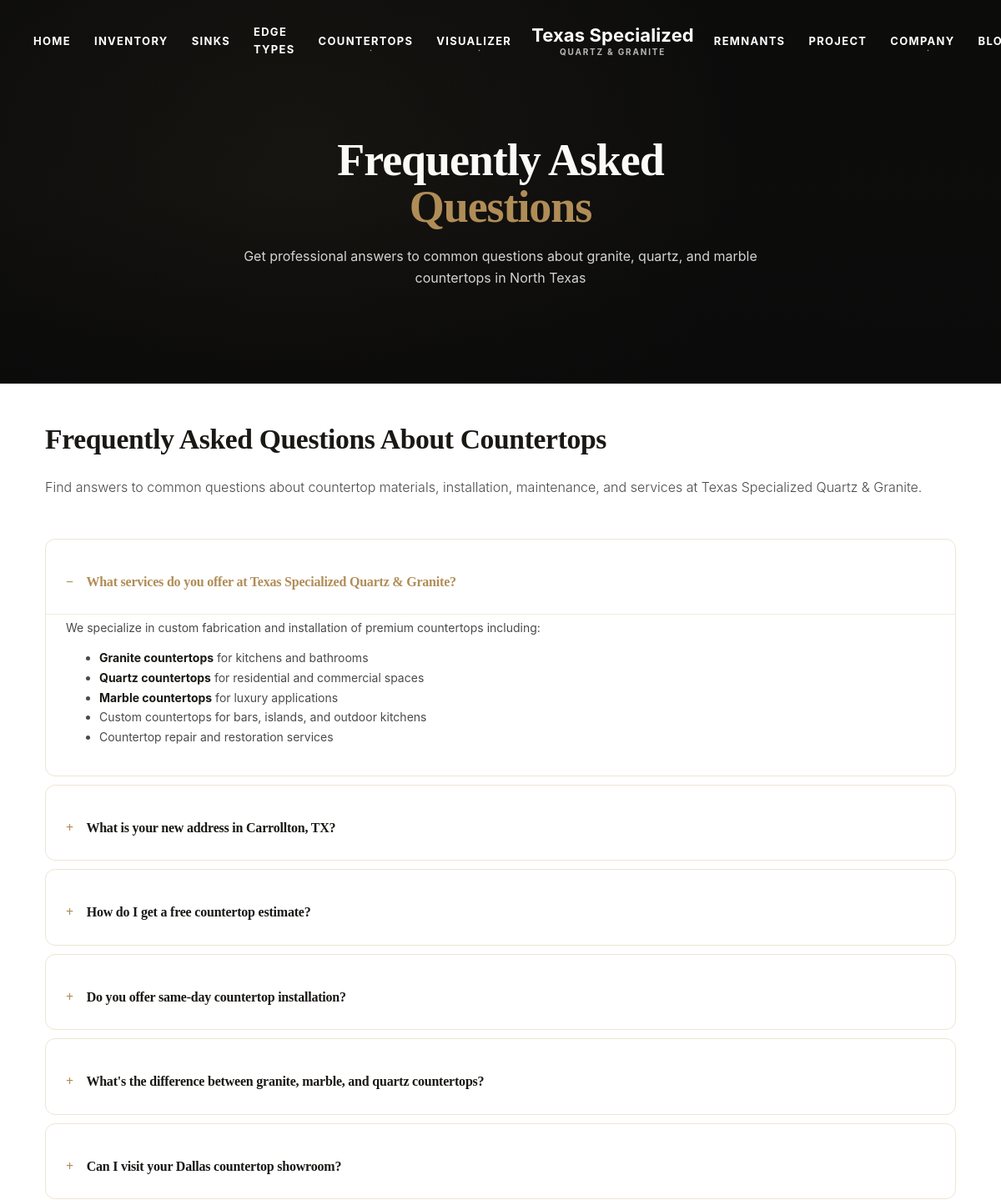
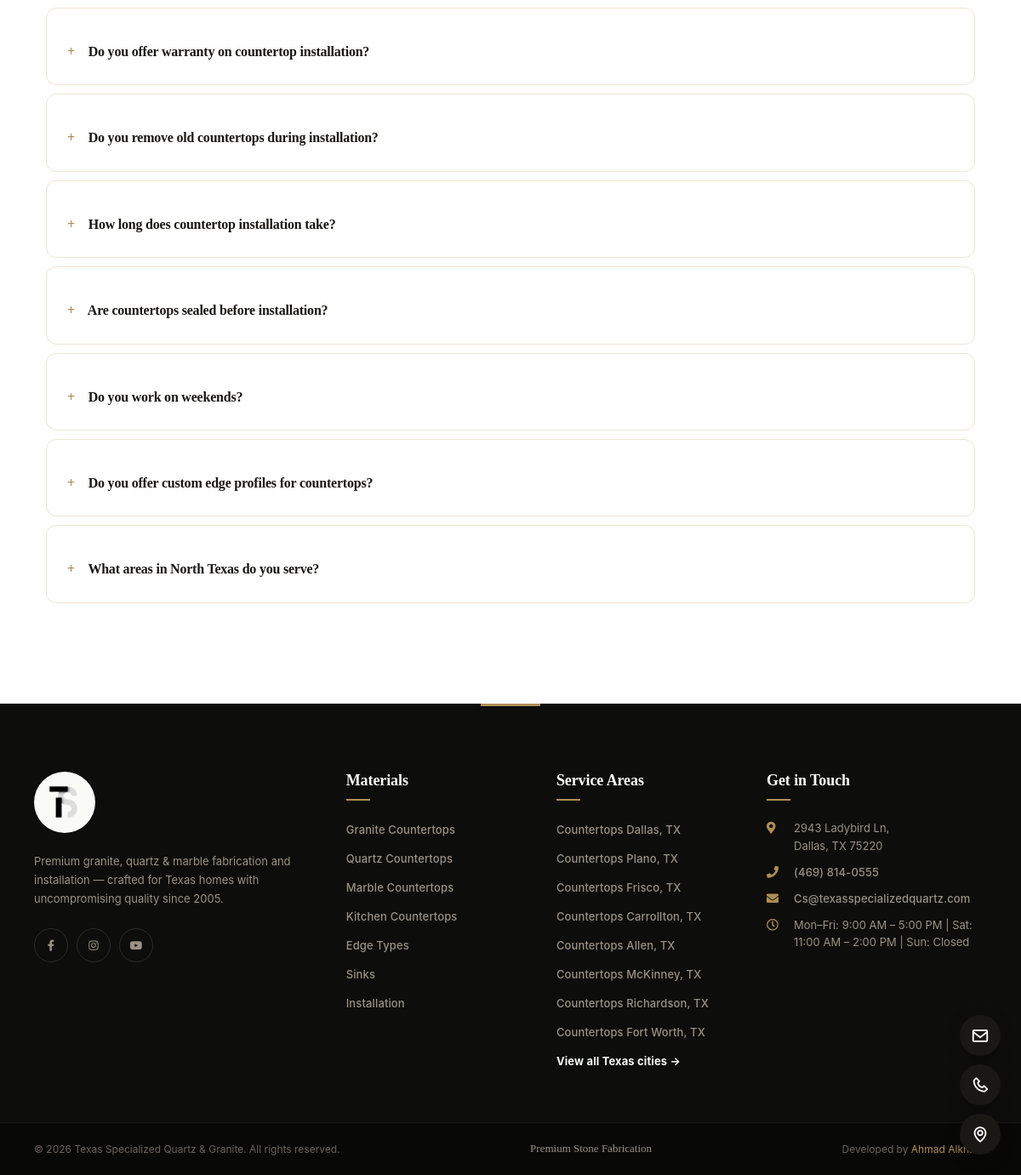
Page /faq on the committed database (2 pictures, top to bottom).
### tables this page shows
CREATE TABLE `faq_items` (
  `id` int(11) NOT NULL,
  `question` varchar(500) NOT NULL,
  `answer` text NOT NULL,
  `category` varchar(100) DEFAULT NULL,
  `sort_order` int(11) NOT NULL DEFAULT 0,
  `status` enum('published','draft') NOT NULL DEFAULT 'published',
  `created_at` timestamp NOT NULL DEFAULT current_timestamp(),
  `updated_at` timestamp NOT NULL DEFAULT current_timestamp() ON UPDATE current_timestamp()
);

### inc/conn.php (called while the page is built, shortened)
<?php
$host = $_SERVER['HTTP_HOST'] ?? '';
$isLocal = in_array($host, ['localhost', '127.0.0.1'], true) || str_starts_with($host, '192.168.');
if ($isLocal) {
    $base_url  = 'http://' . $host . '/texasspecializedquartz/';
} else {
    $base_url  = 'https://texasspecializedquartz.com/';
    $base_path = $_SERVER['DOCUMENT_ROOT'];
}
if (!isset($pdo)) {
    $dbConfig = require __DIR__ . '/../BusinessPortal/config/database.php';
    try {
        $pdo = new PDO(
            "mysql:host={$dbConfig['host']};port={$dbConfig['port']};dbname={$dbConfig['dbname']};charset={$dbConfig['charset']}",
            $dbConfig['username'],
            $dbConfig['password'],
            $dbConfig['options']
        );
    } catch (PDOException $e) {
        die('Database connection failed: ' . htmlspecialchars($e->getMessage()));
    }
}
require_once __DIR__ . '/../BusinessPortal/src/Repositories/SiteSettingsRepository.php';

### parts/header-ini.php (called while the page is built, shortened)
<?php
function createLink($base_url, $page)
{
    return $base_url . $page;
}

### BusinessPortal/src/Repositories/FaqRepository.php (called while the page is built, shortened)
<?php
class FaqRepository
{
    public function all(bool $publishedOnly = false): array
    {
        $sql = "SELECT * FROM faq_items";
        if ($publishedOnly) $sql .= " WHERE status = 'published'";
        $sql .= " ORDER BY sort_order ASC, id ASC";
        return $this->pdo->query($sql)->fetchAll();
    }
}

### parts/schema-faq.php (called while the page is built, shortened)
<?php
try {
    $faqItems = (new FaqRepository($pdo))->all(true);
} catch (Throwable $e) { return; }
?>

### BusinessPortal/src/Repositories/SiteSettingsRepository.php (called while the page is built, shortened)
<?php
class SiteSettingsRepository
{
    private static ?array $cache = null;
    private PDO $pdo;
    public function __construct(PDO $pdo)
    {
        $this->pdo = $pdo;
    }
    public function all(): array
    {
        if (self::$cache !== null) return self::$cache;
        try {
            $rows = $this->pdo->query("SELECT setting_key, setting_value FROM site_settings")->fetchAll(PDO::FETCH_KEY_PAIR);
        } catch (PDOException $e) {
            $rows = [];
        }
        self::$cache = $rows;
        return $rows;
    }
    public function get(string $key, ?string $default = null): ?string
    {
        $all = $this->all();
        $v = $all[$key] ?? null;
        return ($v === null || $v === '') ? $default : $v;
    }
}
function setting(string $key, ?string $default = null): ?string
{
    static $repo = null;
    if ($repo === null) {
        global $pdo;
        $repo = new SiteSettingsRepository($pdo);
    }
    return $repo->get($key, $default);
}

### parts/schema-localbusiness.php (called while the page is built, shortened)
<?php
$cityFile = __DIR__ . '/locations-data.php';
if (is_file($cityFile)) {
    $rawCities = require $cityFile;
}
?>

### pages/faq.php (the view, shortened to what this page needs)
<?php
$faqItems = [];
try {
    $faqItems = (new FaqRepository($pdo))->all(true);
} catch (Throwable $e) {
    $faqItems = [];
}
?>
<header class="page-header" data-background="images/Granit-Img/cccc.png" data-stellar-background-ratio="1.15">
    <div class="container ee">
        <h1>Frequently Asked <strong>Questions</strong></h1>
        <p class="page-subtitle">Get professional answers to common questions about granite, quartz, and marble countertops in North Texas</p>
    </div>
</header>
<section class="faq py-5" itemscope itemtype="https://schema.org/FAQPage">
    <div class="container">
        <h2 class="mb-4">Frequently Asked Questions About Countertops</h2>
        <p class="lead mb-5">Find answers to common questions about countertop materials, installation, maintenance, and services at Texas Specialized Quartz &amp; Granite.</p>
        <?php if (empty($faqItems)): ?>
            <div class="alert alert-info">No FAQs are available right now. Please check back soon.</div>
        <?php else: ?>
            <div class="accordion" id="faqAccordion">
                <?php foreach ($faqItems as $i => $f):
                    $idx     = $i + 1;
                    $openCls = $i === 0 ? 'show' : '';
                    $collapsedCls = $i === 0 ? '' : 'collapsed';
                ?>
                    <div class="card" itemscope itemprop="mainEntity" itemtype="https://schema.org/Question">
                        <div class="card-header" id="faq<?= $idx ?>">
                            <h3 itemprop="name">
                                <a class="<?= $collapsedCls ?>" data-toggle="collapse" href="#answer<?= $idx ?>"
                                    aria-expanded="<?= $i === 0 ? 'true' : 'false' ?>" aria-controls="answer<?= $idx ?>">
                                    <?= htmlspecialchars($f['question']) ?>
                                </a>
                            </h3>
                        </div>
                        <div id="answer<?= $idx ?>" class="collapse <?= $openCls ?>"
                            data-parent="#faqAccordion" itemscope itemprop="acceptedAnswer" itemtype="https://schema.org/Answer">
                            <div class="card-body" itemprop="text">
                                <?= $f['answer']  ?>
                            </div>
                        </div>
                    </div>
                <?php endforeach; ?>
            </div>
        <?php endif; ?>
    </div>
</section>

### index.php (shortened to what this page needs)
<?php
$requestUrl = isset($_GET['url']) ? $_GET['url'] : '/';
$path = 'pages/' . $requestUrl . '.php';
switch ($requestUrl) {
    default:
        if (file_exists($path)) {
            include_once 'inc/conn.php';
            include_once 'parts/header.php';
            include_once $path;
            include_once 'parts/footer.php';
        } else {
            include_once 'inc/conn.php';
            include_once 'parts/header.php';
            include_once 'pages/404.php';
            include_once 'parts/footer.php';
        }
        break;
}

### parts/header.php (shortened to what this page needs)
<?php
require('header-ini.php');
?>
<!doctype html>
<html lang="en-US">
<head>
    <link rel="stylesheet" href="<?= $base_url ?>css/bootstrap.min.css">
    <link rel="stylesheet" href="<?= $base_url ?>css/theme-2026.css">
    <link rel="preload" href='https://unpkg.com/boxicons@2.1.4/css/boxicons.min.css' as="style" onload="this.rel='stylesheet'">
    <link rel="preload" href="<?= $base_url ?>css/fontawesome.min.css" as="style" onload="this.rel='stylesheet'">
    <link rel="preload" href="<?= $base_url ?>css/fancybox.min.css" as="style" onload="this.rel='stylesheet'">
    <link rel="preload" href="<?= $base_url ?>css/odometer.min.css" as="style" onload="this.rel='stylesheet'">
    <link rel="preload" href="<?= $base_url ?>css/swiper.min.css" as="style" onload="this.rel='stylesheet'">
    <?php include 'schema-localbusiness.php'; ?>
    <?php if (basename(parse_url($_SERVER['REQUEST_URI'], PHP_URL_PATH)) === 'faq'): include 'schema-faq.php'; endif; ?>
</head>
<?php $txIsHome = in_array(basename(parse_url($_SERVER['REQUEST_URI'], PHP_URL_PATH)), ['', 'Home', 'index.php'], true); ?>
<body class="tx-theme <?= $txIsHome ? 'tx-home' : '' ?>">
    <div class="contact-buttons">
     <a href="mailto:Cs@TexasSpecializedQuartz.com"
   class="contact-btn email-btn"
   aria-label="Send email to Texas Specialized Quartz & Granite">
    <i class='bx bx-envelope'></i>
</a>
        <a href="tel:+14698140555" class="contact-btn phone-btn" aria-label="Call Texas Specialized Quartz & Granite">
            <i class='bx bx-phone'></i>
        </a>
        <a href="https://share.google/DPZ6xdT7uYvhfF6q5"
            target="_blank" rel="noopener" class="contact-btn location-btn" aria-label="View Texas Specialized Quartz & Granite location on Google Maps">
            <i class='bx bx-map'></i>
        </a>
    </div>
    <nav class="tx-nav" aria-label="Primary">
        <div class="tx-nav-left">
            <a href="<?= createLink($base_url, 'Home') ?>" class="tx-link">Home</a>
            <a href="<?= createLink($base_url, 'Inventory') ?>" class="tx-link">Inventory</a>
            <a href="<?= createLink($base_url, 'Sinks') ?>" class="tx-link">Sinks</a>
         <a href="<?= createLink($base_url, 'EdgeType') ?>" class="tx-link">Edge Types</a>
            <div class="tx-drop">
                <a href="#" class="tx-link tx-drop-toggle">Countertops</a>
            </div>
            <div class="tx-drop">
                <a href="#" class="tx-link tx-drop-toggle">Visualizer</a>
            </div>
        </div>
        <a href="<?= createLink($base_url, 'Home') ?>" class="tx-nav-brand">
            Texas Specialized
            <span>Quartz &amp; Granite</span>
        </a>
        <div class="tx-nav-right">
            <a href="<?= createLink($base_url, 'Remnants') ?>" class="tx-link">Remnants</a>
                      <a href="<?= createLink($base_url, 'photogallery') ?>"  class="tx-link" > Project</a>
            <div class="tx-drop">
                <a href="#" class="tx-link tx-drop-toggle">Company</a>
            </div>
            <a href="<?= createLink($base_url, 'blog') ?>" class="tx-link">Blog</a>
        </div>
    </nav>

### parts/footer.php (shortened to what this page needs)
<?php
$phone = setting('business_phone', '(469) 814-0555');
$email = setting('business_email', 'Cs@TexasSpecializedQuartz.com');
$addr  = setting('business_address', '2943 Ladybird Ln');
$city  = setting('business_city', 'Dallas');
$state = setting('business_state', 'TX');
$zip   = setting('business_zip', '75220');
$hours = setting('business_hours', 'Mon-Fri: 9:00 AM - 6:00 PM | Sat: 9:00 AM - 3:00 PM');
$bizName = setting('business_name', 'Texas Specialized Quartz & Granite');
$tagline = setting('business_tagline', 'Premium Granite Countertops');
?>
<footer class="tx-footer">
    <div class="tx-footer-inner">
        <div class="tx-footer-col tx-footer-brand">
            <a href="<?= createLink($base_url, 'Home') ?>" class="tx-footer-logo">
                <img src="<?= $base_url ?>images/Granit-Img/logo.png" alt="<?= htmlspecialchars($bizName) ?> Logo">
            </a>
            <p class="tx-footer-about">
                Premium granite, quartz &amp; marble fabrication and installation — crafted for Texas homes with uncompromising quality since 2005.
            </p>
            <ul class="tx-footer-social">
                <?php if ($fb = setting('social_facebook')): ?>
                    <li><a href="<?= htmlspecialchars($fb) ?>" target="_blank" rel="noopener" aria-label="Facebook"><i class="fab fa-facebook-f"></i></a></li>
                <?php endif; ?>
                <?php if ($ig = setting('social_instagram')): ?>
                    <li><a href="<?= htmlspecialchars($ig) ?>" target="_blank" rel="noopener" aria-label="Instagram"><i class="fab fa-instagram"></i></a></li>
                <?php endif; ?>
                <?php if ($yt = setting('social_youtube')): ?>
                    <li><a href="<?= htmlspecialchars($yt) ?>" target="_blank" rel="noopener" aria-label="YouTube"><i class="fab fa-youtube"></i></a></li>
                <?php endif; ?>
            </ul>
        </div>
        <div class="tx-footer-col">
            <h5>Materials</h5>
            <ul>
                <li><a href="<?= createLink($base_url, 'CountertopMaterials') ?>">Granite Countertops</a></li>
                <li><a href="<?= createLink($base_url, 'Countertops') ?>">Quartz Countertops</a></li>
                <li><a href="<?= createLink($base_url, 'Countertops') ?>">Marble Countertops</a></li>
                <li><a href="<?= createLink($base_url, 'KitchenCountertops') ?>">Kitchen Countertops</a></li>
                <li><a href="<?= createLink($base_url, 'EdgeType') ?>">Edge Types</a></li>
                <li><a href="<?= createLink($base_url, 'Sinks') ?>">Sinks</a></li>
                <li><a href="<?= createLink($base_url, 'InstallationServices') ?>">Installation</a></li>
            </ul>
        </div>
        <div class="tx-footer-col">
            <h5>Service Areas</h5>
            <ul>
                <?php
                $footerCities = require __DIR__ . '/locations-data.php';
                $footerPrimary = array_filter($footerCities, fn($c) => ($c['tier'] ?? '') === 'primary');
                foreach ($footerPrimary as $slug => $c):
                ?>
                    <li><a href="<?= htmlspecialchars($base_url . 'locations/' . $slug) ?>">Countertops <?= htmlspecialchars($c['name']) ?>, TX</a></li>
                <?php endforeach; ?>
                <li><a href="<?= htmlspecialchars($base_url) ?>service-areas"><strong class="text-light" >View all Texas cities →</strong></a></li>
            </ul>
        </div>
        <div class="tx-footer-col tx-footer-contact">
            <h5>Get in Touch</h5>
            <ul class="tx-footer-contact-list">
                <li>
                    <i class="fas fa-map-marker-alt"></i>
                    <span>
                        <?= htmlspecialchars($addr) ?>,<br>
                        <?= htmlspecialchars($city) ?>, <?= htmlspecialchars($state) ?> <?= htmlspecialchars($zip) ?>
                    </span>
                </li>
                <li>
                    <i class="fas fa-phone"></i>
                    <a href="tel:<?= htmlspecialchars(preg_replace('/[^+\d]/', '', $phone)) ?>"><?= htmlspecialchars($phone) ?></a>
                </li>
                <li>
                    <i class="fas fa-envelope"></i>
                    <a href="mailto:<?= htmlspecialchars($email) ?>"><?= htmlspecialchars($email) ?></a>
                </li>
                <li>
                    <i class="far fa-clock"></i>
                    <span><?= htmlspecialchars($hours) ?></span>
                </li>
            </ul>
        </div>
    </div>
    <div class="tx-footer-bottom">
        <div class="tx-footer-bottom-inner">
            <span class="tx-copy">
                © <?= date('Y') ?> <?= htmlspecialchars($bizName) ?>. All rights reserved.
            </span>
            <span class="tx-tagline"><?= htmlspecialchars($tagline) ?></span>
            <span class="tx-credit">Developed by <a href="https://ahmadalkhatib.dev/" target="_blank" rel="noopener">Ahmad Alkhatib</a></span>
        </div>
    </div>
</footer>
</body>
</html>

### rows in the picture
faq_items: question "What services do you offer at Texas Specialized Quartz & Granite?", answer "We specialize in custom fabrication and installation of premium countertops including: Granite countertops for kitchens and bathrooms Quartz countertops for residential and commercial spaces Marble countertops for luxury applications Custom countertops for bars, islands, and outdoor kitchens Countertop repair and restoration services"
faq_items: question "What is your new address in Carrollton, TX?"
faq_items: question "How do I get a free countertop estimate?"
faq_items: question "Do you offer same-day countertop installation?"
faq_items: question "What's the difference between granite, marble, and quartz countertops?"
faq_items: question "Can I visit your Dallas countertop showroom?"
faq_items: question "Do you offer warranty on countertop installation?"
faq_items: question "Do you remove old countertops during installation?"
faq_items: question "How long does countertop installation take?"
faq_items: question "Are countertops sealed before installation?"
faq_items: question "Do you work on weekends?"
faq_items: question "Do you offer custom edge profiles for countertops?"
faq_items: question "What areas in North Texas do you serve?"

### other values in the picture
$c['name'] "Dallas"
$c['name'] "Plano"
$c['name'] "Frisco"
$c['name'] "Carrollton"
$c['name'] "Allen"
$c['name'] "McKinney"
$c['name'] "Richardson"
$c['name'] "Fort Worth"
$addr "2943 Ladybird Ln"
$city "Dallas"
$state "TX"
$zip "75220"
$phone "(469) 814-0555"
$email "Cs@texasspecializedquartz.com"
$hours "Mon–Fri: 9:00 AM – 5:00 PM | Sat: 11:00 AM – 2:00 PM | Sun: Closed"
